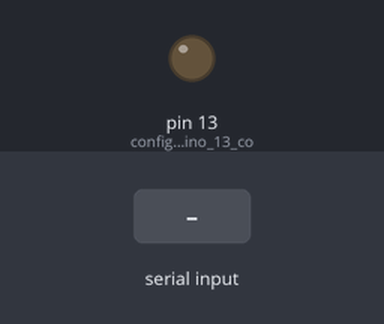
This sketch was run on a simulated Arduino Uno, built with avr-gcc and run on an emulated ATmega328P. On the bench: output pins drawn as LEDs (lit = HIGH). The test bench sets the inputs (shaded band).

Above: at 1.2 s.
1.3 s: "1" received over Serial
At 2.4 s:
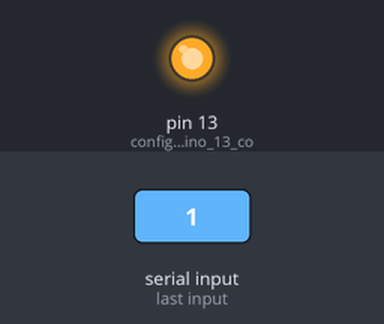
Timing chart, 0 to 4.3 s (numbered marks = the images above; inputs shaded):
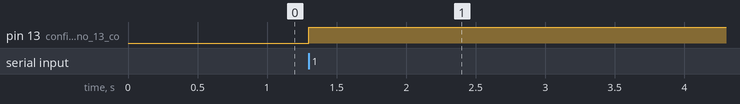

The sketch:

automacao.ino
```cpp
/*
   Executando comandos através da comunicação serial
   Professor José de Assis
*/

int leitor; //criando uma variável que irá receber um valor

void setup() {
  pinMode(13, OUTPUT); //configurando o pino 13 como saída
  Serial.begin(9600); //setando a comunicação serial na velocidade 9600
}


void loop() {
  if (Serial.available()) { //esta estrutura evita o acionamento indevido do Led ou outros dispositivos
    leitor = Serial.read(); //armazenando a tecla pressionada na variável leitor
    if (leitor == '1') { //se tecla 1 pressionada
      digitalWrite(13, !digitalRead(13)); //alterando o estado do pino 13 do arduino
    }
  }
}
```

Measured:
- after the input at 1.3 s, pin 13 (configurando_o_pino_13_co): LOW → HIGH at once
